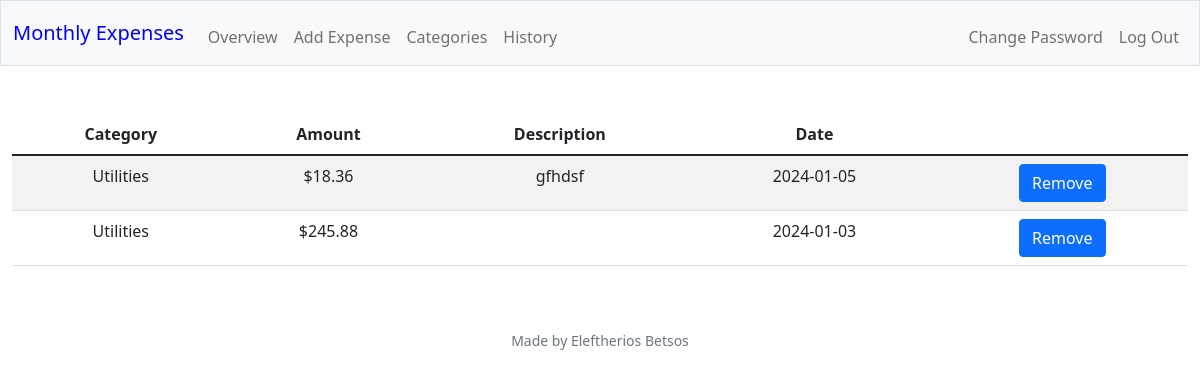
The app's page /history (signed in) with its own data.
### tables this page shows
CREATE TABLE expenses (
id INTEGER PRIMARY KEY AUTOINCREMENT NOT NULL,
user_id INTEGER NOT NULL,
category TEXT NOT NULL,
amount NUMERIC NOT NULL,
description TEXT,
timestamp DATE DEFAULT CURRENT_DATE,
FOREIGN KEY (user_id) REFERENCES users(id)
);

### app.py (the view)
@app.route("/history", methods=["GET", "POST"])
@login_required
def history():
    if request.method == "POST":
        id = request.form.get("id")
        db.execute("DELETE FROM expenses WHERE id = ?", id)
        rows = db.execute("SELECT * FROM expenses WHERE user_id = ? ORDER BY timestamp DESC",
                          session.get("user_id"))
        flash(f"Expense was successfully removed!")
        return render_template("history.html", expenses=rows)
    else:
        rows = db.execute("SELECT * FROM expenses WHERE user_id = ? ORDER BY timestamp DESC",
                          session.get("user_id"))
        return render_template("history.html", expenses=rows)

### app.py (called while the page is built)
@app.after_request
def after_request(response):
    response.headers["Cache-Control"] = "no-cache, no-store, must-revalidate"
    response.headers["Expires"] = 0
    response.headers["Pragma"] = "no-cache"
    return response

### helpers.py (called while the page is built)
def login_required(f):
    @wraps(f)
    def decorated_function(*args, **kwargs):
        if session.get("user_id") is None:
            return redirect("/login")
        return f(*args, **kwargs)
    return decorated_function

def usd(value):
    return f"${value:,.2f}"

### templates/history.html (shortened to what this page needs)
{% extends "layout.html" %}
{% block main %}
    <table class="table table-striped">
        <thead>
            <tr>
                <th>Category</th>
                <th>Amount</th>
                <th>Description</th>
                <th>Date</th>
                <th></th>
            </tr>
        </thead>
        <tbody>
            {% for row in expenses %}
            <tr>
                <td>{{ row.category }}</td>
                <td>{{ row.amount | usd }}</td>
                <td>{{ row.description }}</td>
                <td>{{ row.timestamp }}</td>
                <td>
                    <form action="/history" method="post" onsubmit="return confirmation()">
                        <button class="btn btn-primary" type="submit">Remove</button>
                    </form>
                </td>
            </tr>
            {% endfor %}
        </tbody>
    </table>
{% endblock %}

### records on screen
expenses: category "Utilities", amount "$18.36", description "gfhdsf", timestamp "2024-01-05"
expenses: category "Utilities", amount "$245.88", timestamp "2024-01-03"
